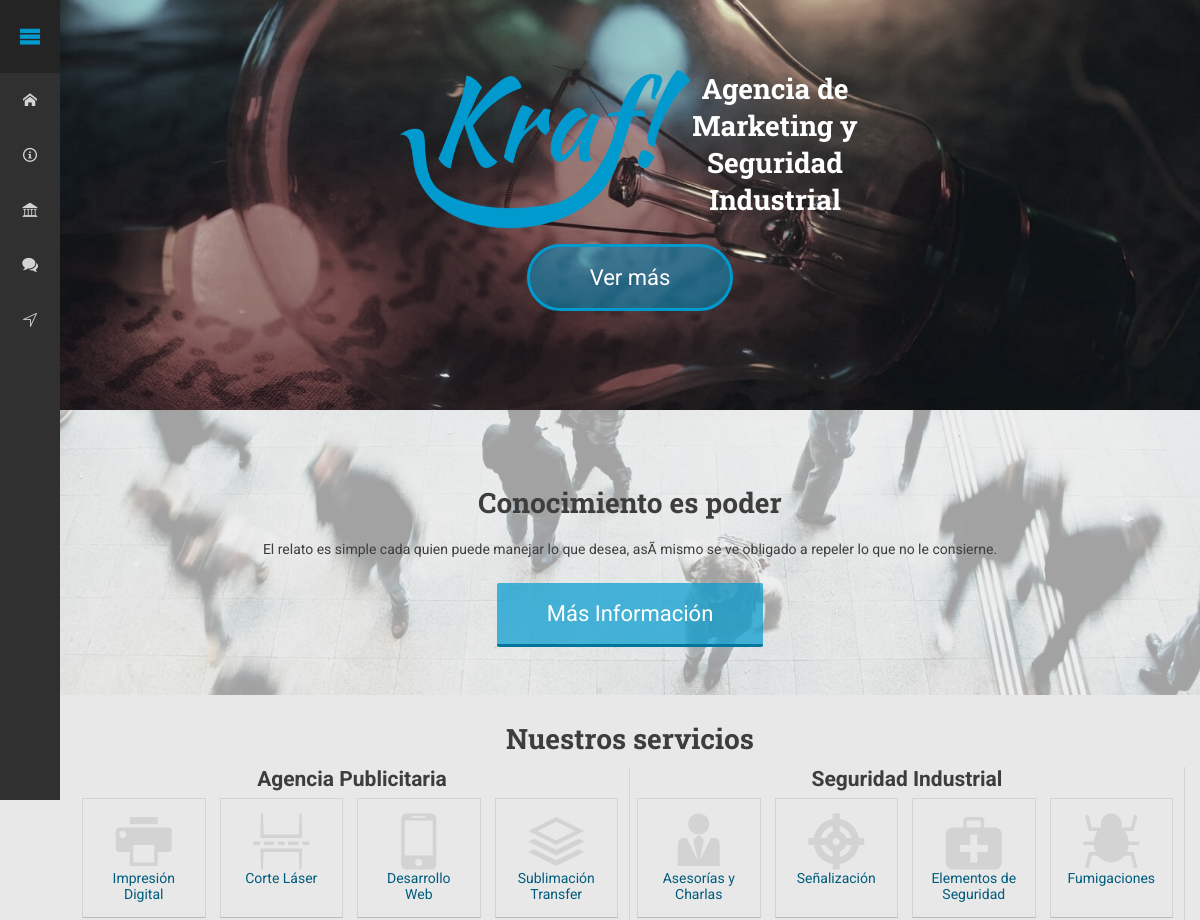
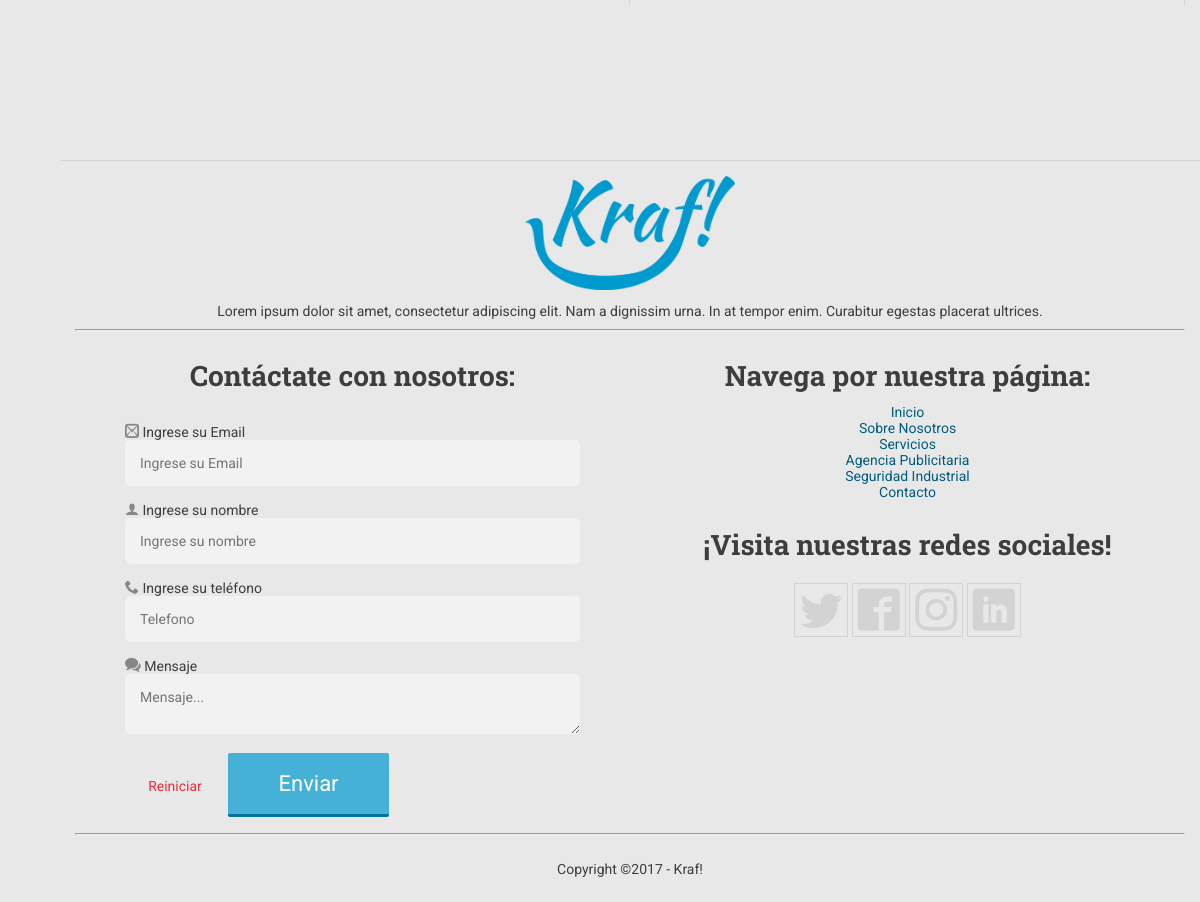
The page / on the database its author committed (2 pictures, top to bottom).
### tables this page shows
CREATE TABLE `TBLDTSINCFOTR` (
  `cmpidprtinc` int(10) NOT NULL,
  `cmptitlnstrs` varchar(120) NOT NULL,
  `cmpcntndinc` text NOT NULL,
  `cmpnmbrpgn` text NOT NULL,
  `cmpfchacntd` datetime NOT NULL DEFAULT CURRENT_TIMESTAMP,
  `cmpstdcntnd` int(2) NOT NULL
);

CREATE TABLE `TBLDTSSERVCSTIP` (
  `cmpidservco` int(5) NOT NULL,
  `cmpnombrsrvco` varchar(35) NOT NULL,
  `cmpstdservco` tinyint(1) NOT NULL
);

CREATE TABLE `TBLDTSSERVCSOPCN` (
  `cmpidservcicnt` int(5) NOT NULL,
  `cmpclsiconserv` varchar(30) NOT NULL,
  `cmpnombservco` varchar(40) NOT NULL,
  `cmpcontndsrvc` text NOT NULL,
  `cmpidservco` int(5) NOT NULL,
  `cmpstdservcio` smallint(1) NOT NULL DEFAULT '1'
);

### includes/ArchvCnctnSstm.php (called while the page is built, shortened)
<?php
class ClscnxSystmKrnllcl{
	private static $VrblCnnxnsqlilcl="";
	protected static $VrblCnsltNrml="";
	private static function FcntnCnxnDBLcl(){
		self::$VrblCnnxnsqlilcl=new mysqli(CTRL_HST,CTRL_NME,CTRL_PAS,CTRL_DBN);
		self::$VrblCnnxnsqlilcl->set_charset('utf8');
		if(self::$VrblCnnxnsqlilcl->connect_error){
			throw new Exception('<script>swal("Ups! Ha Surgido un Problema! Intentalo Mas Tarde!!","","error");</script>');
		}
		else{
			return self::$VrblCnnxnsqlilcl;
		}
	}
	private static function FcntnPssrXcntn(){
		try {
			return self::FcntnCnxnDBLcl();
		} catch (Exception $e) {
			echo $e->getMessage();
		}
	}
	private static function FcntnXcntnCnslt($VrblCnsltSstm,$vrbldtsncsr,$vrbltpdts,$vrblctddts){
		self::$VrblCnsltNrml=self::FcntnPssrXcntn()->prepare($VrblCnsltSstm);
		if(!self::$VrblCnsltNrml=self::FcntnPssrXcntn()->prepare($VrblCnsltSstm)){
			throw new Exception('<script>swal("Ha Ocurrido un Error con el Ingreso Por Favor Informelo","","error");</script>');
		}
		else{
			switch (is_array($vrbldtsncsr)) {
				case false:
					self::$VrblCnsltNrml->bind_param($vrbltpdts,$vrbldtsncsr);
					if(!self::$VrblCnsltNrml->execute()){throw new Exception('<script>swal("Ha Ocurrido un Error con el Ingreso Por Favor Informelo","","error");</script>');}
					else{
						switch($vrblctddts):
							case 1:
								$result=self::$VrblCnsltNrml->get_result();
								$lista=$result->fetch_array(MYSQLI_ASSOC);
								if(count($lista)>=1) return $lista; break;
							case 2:
								$result=self::$VrblCnsltNrml->get_result();
								while($lista=$result->fetch_array(MYSQLI_ASSOC)): $vrbldts[]=$lista; endwhile; return $vrbldts; break;
						endswitch;
					} break;
			}
		}
	}
	public static function FcntnCnstlArch($VrblCnsltArch,$vrbldtsncsr,$vrbltpdts,$vrbltipcnslt=0){
		try {
			return self::FcntnXcntnCnslt($VrblCnsltArch,$vrbldtsncsr,$vrbltpdts,$vrbltipcnslt);
		} catch (Exception $z){
			echo $z->getMessage();
		}
	}
}

### includes/Archvknrlcnslt.php (called while the page is built, shortened)
<?php
include_once("ArchvCnctnSstm.php");
class Clsscntrlcnsql{
	private static $vrblcnrltsql=array();
	private static $vrblmtdoslt;
	public static function getarrydts($vrblarrydts,$vrblmtdcnslt){
		self::$vrblcnrltsql = $vrblarrydts; self::$vrblmtdoslt= new Clsscntrlcnsql;
		if(!is_null(self::$vrblcnrltsql) && !empty(self::$vrblmtdoslt)){
			return self::$vrblmtdoslt->{$vrblmtdcnslt}();
		}else{return false;}
	}
	private function fnctntrdtnstrs(){
		$vrblcntrl=ClscnxSystmKrnllcl::FcntnCnstlArch("SELECT cmptitlnstrs,cmpcntndinc FROM TBLDTSINCFOTR WHERE cmpidprtinc = ?",self::$vrblcnrltsql,"i",1);
		return $vrblcntrl;
	}
	private function fncntntrnmbtipsrv(){
		$vrblcntrl=ClscnxSystmKrnllcl::FcntnCnstlArch("SELECT cmpnombrsrvco FROM TBLDTSSERVCSTIP WHERE cmpidservco = ?",self::$vrblcnrltsql,"i",1);
		return $vrblcntrl;
	}
	private function fcntngetdtsservc(){
		$vrblcntrl=ClscnxSystmKrnllcl::FcntnCnstlArch("SELECT cmpclsiconserv,cmpnombservco FROM TBLDTSSERVCSOPCN WHERE cmpidservco = ?",self::$vrblcnrltsql,"i",2);
		return $vrblcntrl;
	}
}

### models/ModelObjIndx.php (called while the page is built, shortened)
<?php
class ModelObjIndx{
	private $vrblcntrl_tipsrvc;
	public function fnctntrdtsnstrs(){
		return Clsscntrlcnsql::getarrydts(1,"fnctntrdtnstrs");
	}
	public function fnctontrdtstipsrvc($vrblgettipserv){
		$this->vrblcntrl_tipsrvc=$vrblgettipserv; return Clsscntrlcnsql::getarrydts($vrblgettipserv,"fncntntrnmbtipsrv");
	}
	public function fcntngetservcos(){
		return Clsscntrlcnsql::getarrydts($this->vrblcntrl_tipsrvc,"fcntngetdtsservc");
	}
}

### controllers/Index_controller.php (the view, shortened to what this page needs)
<?php
class Index_controller extends ClsCntrllr_AccViws{
    private $modlDtsI;
	public function __construct(){
        $this->modlDtsI = new ModelObjIndx();
	}
	public function index(){
        $this->usrCtrlr = new UsrKraf_controller();
        $this->vrblcntrl_viws->vrblvwndx=$this; $this->vrblcntrl_viws->usrCtrlr = $this->usrCtrlr;
        $this->vrblcntrl_viws->mtd_cntrlrd($this,"index","Kraf - Agencia Publicitaria");
    }
    public function fncn_trrhd(){
    	$this->vrblcntrl_viws->mtd_cntrlrd($this,"head");
    }
    public function fncn_trrmn(){
    	$this->vrblcntrl_viws->mtd_cntrlrd($this,"menu");
    }
    public function fncn_trrin(){
    	$this->vrblcntrl_viws->mtd_cntrlrd($this,"inicio");
    }
    public function fncn_trrfo(){
    	$this->vrblcntrl_viws->mtd_cntrlrd($this,"footer");
    }
    public function fcntn_getdtsnstrs(){
        return $this->modlDtsI->fnctntrdtsnstrs();
    }
    public function fcntncnrtrlsrvcs_tip($vrbltipsrcv){
        print ($this->modlDtsI->fnctontrdtstipsrvc($vrbltipsrcv)['cmpnombrsrvco']);
    }
    public function fnctntrtsrvs(){
        foreach($this->modlDtsI->fcntngetservcos()as$accsun=>$vrblcndts) {
            print('<a href=""><div class="box"><span class="'.$vrblcndts['cmpclsiconserv'].'"></span><br>'.$vrblcndts['cmpnombservco'].'</div></a>');
        }
    }
}

### index.php (shortened to what this page needs)
<?php
$vrblcntrlurl=(isset($_GET["url"])) ? $_GET["url"] : "Index/index";
$vrblcntrlurl=explode("/",$vrblcntrlurl);
$vrblcntrllr=(isset($vrblcntrlurl[0]))?$vrblcntrlurl[0]."_controller":"Index_controller";
$vrblcntmthd=(isset($vrblcntrlurl[1]))?$vrblcntrlurl[1]:"index";
$vrblcntprmt=(isset($vrblcntrlurl[2]) && !is_null($vrblcntrlurl[2]))?$vrblcntrlurl[2]:null;
$vrblpath = "controllers/".$vrblcntrllr.".php";
if(file_exists($vrblpath)) {
	$vrblcntrllr= new $vrblcntrllr();
	if(method_exists($vrblcntrllr,$vrblcntmthd)){
		if(!is_null($vrblcntprmt)) $vrblcntrllr->{$vrblcntmthd}($vrblcntprmt);
		else $vrblcntrllr->{$vrblcntmthd}();
	}
	else{header("Location: ".URL);}
}
else{include_once("views/404.php");}

### libs/CntrlVwsCLs.php (shortened to what this page needs)
<?php
class CntrlVwsCLs{
	public function mtd_cntrlrd($vrblcontrllr,$vrblviw, $vrblttl = ''){
		$vrblpth='views/'.$vrblviw;
		if(file_exists($vrblpth.'.php')){
			require_once($vrblpth.".php");
		}else{
			print("Error: Entrada Invalida");
		}
	}
}

### views/index.php (shortened to what this page needs)
<!DOCTYPE html>
<html lang="es">
<head>
    <?php $this->vrblvwndx->fncn_trrhd(); ?>
</head>
<body>
    <?php $this->vrblvwndx->fncn_trrmn(); ?>
    <div class="contenedor">
	    <section class="cuerpo">
	    		<?php $this->vrblvwndx->fncn_trrin(); ?>
	    </section>
	    <?php $this->vrblvwndx->fncn_trrfo(); ?>
    </div>
</body>
</html>

### views/head.php (shortened to what this page needs)
<link rel="stylesheet" href="<?php print(URL_PBL); ?>js/scrollbar.min.css">
<link rel="stylesheet" href="<?php print(URL_PBL); ?>css/style.css">
<link rel="stylesheet" href="<?php print(URL_PBL); ?>css/animate.css">
<link rel="stylesheet" href="<?php print(URL_PBL); ?>css/font/style.css">
<link rel="stylesheet" href="<?php print(URL_PBL); ?>js/sweetalert.css">

### views/menu.php (shortened to what this page needs)
<nav>
    <ul class="menu1">
        <li class="hamburguer"><a href="#"><button style="height:70px;" class="ripple bt-menu"><span class="icon-menu"></span></button></a></li>
        <li><a href=""><button class="ripple"><span class="icon-home"></span></button></a></li>
        <li><a href=""><button class="ripple"><span class="icon-info"></span></button></a></li>
        <li><a href=""><button class="ripple"><span class="icon-library"></span></button></a></li>
        <li><a href=""><button class="ripple"><span class="icon-bubbles2"></span></button></a></li>
        <li><a href=""><button class="ripple"><span class="icon-compass"></span></button></a></li>
    </ul>
</nav>

### views/inicio.php (shortened to what this page needs)
<header id="inicio">
    <div class="head-elem">
        <h1><a href="index.php"><img class="animated tada" src="<?php print(URL_PBL); ?>/icon/logo2.png" alt="Kraf"></a></h1>
        <h3>Agencia de Marketing y Seguridad Industrial</h3>
        <br><br style="clear:left;"><br style="clear:left;">
        <li><a href="#info1"><button class="ripple oval-btn">Ver más</button></a></li>
    </div>
</header>
<section class="content" id="info1">
    <img src="<?php print(URL_PBL); ?>/post/personas/1.jpg" alt="Desarrollo empresarial">
    <br><br><br><br>
    <h3><?php print $this->vrblvwndx->fcntn_getdtsnstrs()['cmptitlnstrs']; ?></h3>
    <p><?php print $this->vrblvwndx->fcntn_getdtsnstrs()['cmpcntndinc']; ?></p><br>
    <button value="Nosotros" class="ripple btn-a">Más Información</button><br><br><br><br>
</section>
<section class="content" id="servicios" style="padding:15px;">
    <h3>Nuestros servicios</h3>
    <div class="service">
        <h4><?php $this->vrblvwndx->fcntncnrtrlsrvcs_tip(1); ?></h4> <?php $this->vrblvwndx->fnctntrtsrvs(); ?>
    </div>
    <div class="service">
        <h4><?php $this->vrblvwndx->fcntncnrtrlsrvcs_tip(2); ?></h4> <?php $this->vrblvwndx->fnctntrtsrvs(); ?>
    </div>
</section>

### views/footer.php
<footer>
    <section class="content">
        <img src="<?php print(URL_PBL); ?>/post/verde/1.png" alt="">
        <div class="medium" style="width:100%!important;">
            <img style="width:210px;" src="<?php print(URL_PBL); ?>/icon/logo2.png" alt="Kraf!">
            <p>Lorem ipsum dolor sit amet, consectetur adipiscing elit. Nam a dignissim urna. In at tempor enim. Curabitur egestas placerat ultrices.</p>
        </div><hr><br>
        <div class="medium">
            <?php include_once("contact.php"); ?>
        </div>
        <div class="medium">
            <h3>Navega por nuestra página:</h3>
            <li><a href="">Inicio</a></li>
            <li><a href="">Sobre Nosotros</a></li>
            <li><a href="">Servicios</a></li>
            <li><a href="">Agencia Publicitaria</a></li>
            <li><a href="">Seguridad Industrial</a></li>
            <li><a href="">Contacto</a></li>
            <br>
            <h3>¡Visita nuestras redes sociales!</h3><br>
            <a href="" target="_blank"><span class="icon-twitter"></span></a>
            <a href="" target="_blank"><span class="icon-facebook2"></span></a>
            <a href="" target="_blank"><span class="icon-instagram"></span></a>
            <a href="" target="_blank"><span class="icon-linkedin"></span></a>
            <br>
        </div><br style="clear:left;"><br><hr><br>
        <div class="medium" style="width:100%!important"><p>Copyright ©2017 - Kraf!</p></div>
    </section>
</footer>

### views/contact.php
<form action="form.php" method="POST" class="form-group caja contx">
    <h3 style="text-align:center;">Contáctate con nosotros:</h3>
    <h3 class="GraciasMsg"></h3>
    <label for="email"><span class="icon-mail2"></span> Ingrese su Email</label>
    <input type="email" id="email" name="email" class="form-control" required placeholder="Ingrese su Email">
    <br><br>
    <label for="nombre"><span class="icon-user"></span> Ingrese su nombre</label>
    <input type="text" id="nombre" name="nombre" class="form-control" required placeholder="Ingrese su nombre">
    <br><br>
    <label for="tel"><span class="icon-phone"></span> Ingrese su teléfono</label>
    <input type="tel" pattern=".{7,10}" id="tel" name="tel" class="form-control" required placeholder="Telefono">
    <br><br>
    <label for="mensaje"><span class="icon-bubbles2"></span> Mensaje</label><br>
    <textarea style="height: 60px;" name="mensaje" class="form-control" required id="mensaje" rows="4" cols="30" placeholder="Mensaje..."></textarea>
    <br><br><button type="reset" style="color:#EA2D3B;width:100px;" class="ripple btn-ripple" data-ripple-color="#d3d3d3" id="delete" value="Reset" onclick="this.form.reset()">Reiniciar</button>
    <button type="submit" class="ripple btn-a" id="send" value="Enviar" onclick="formulario()">Enviar</button>
</form>

### assets/css/style.css (style rules this page uses)
* { margin:0;padding:0;box-sizing:border-box;-moz-box-sizing:border-box;-webkit-box-sizing:border-box;outline:0;font-family:'Roboto', sans-serif !important;text-decoration:none;list-style:none;font-size:14px; }
body { width:100%;height:100vh;background-color:#E8E8E8; }
a { color:#3c819f;text-decoration:none; }
b, h3 { font-weight:700 }
h1 { font-family:'Roboto Slab',sans-serif!important;font-size:4em; }
h3 { color:#3d3d3d;font-size:2rem;font-family:'Roboto Slab',serif!important; }
h4 { color:#3d3d3d;font-size:1.5rem;font-family:'Roboto',sans-serif!important; }
hr { clear:left;color:rgba(211,211,211,0.6); }
p, input, h3, label, textarea, span { color:#3d3d3d; }
label { cursor:pointer; }
input, textarea { width:100%;max-width:100%;border:0;padding:15px;border-radius:5px;background:rgba(255,255,255,0.4); }
.content { width:100%;height:auto;overflow:hidden;position:relative;text-align:center; }
.content>img { left:0;top:0;position:absolute;height:100%;min-width:100%;z-index:-1;object-fit:cover;opacity:.3; }
.content h3,.content p { position:relative;padding:10px 30px }
.service { width:50%;float:left;border-right:1px solid #d3d3d3; }
.medium { width:calc(100% / 2);float:left;z-index:10; }
form { width:100%;height:auto;overflow:hidden; }
button { position:relative;border:none;outline:none;cursor:pointer;background:none; }
.oval-btn { background:rgba(0,154,207,0.5);border:3px solid #009acf;font-size:22px;color:#fff!important;padding:18px 60px;border-radius:50px;clear:left; }
.btn-ripple { width: 100%;height:55px;margin-top:-17px; }
.btn-a { background:rgba(0,154,207,.7);border-bottom:3px solid #00749c;font-size:22px;color:#fff!important;padding:18px 50px;border-radius:2px; }
.box { background: rgb(#e8e8e8);border:1px solid #d3d3d3;border-bottom:1px solid rgb(186, 186, 186);padding: 15px; }
.ripple { overflow:hidden }
.cuerpo { width:calc(100% - 60px);height:1080px;overflow:auto;float:right; }
header { height:410px;width:100%; }
.head-elem { position:relative;z-index:10;width:460px;margin-left:calc(50% - 230px);top:70px;text-align:center; }
.head-elem img { max-width:290px;width:100%;min-width:110px;float: left; }
.head-elem h3 { color:#fff !important;width:170px;float:left; }
footer { width:calc(100% - 60px);float:right;bottom:0;height:auto;overflow:hidden; }
footer section { border-top:1px solid #d3d3d3;overflow:hidden;padding:15px;text-align:center; }
footer section div a span { font-size:3em;transition:.3s all ease;padding:5px;color:#d3d3d3;border:1px solid #d3d3d3; }
footer form { padding:0 50px;text-align:left!important; }
footer form span { color:#878787!important;transition:.3s all ease; }
ul { height:100vh;background:#303030;float:left;position:fixed; }
.menu1 { z-index:1000;width:60px; }
nav ul li a button { color:#d3d3d3!important;text-align:center;width:100%;height:55px;padding:0 15px; }
nav ul li a button span { color:#d3d3d3; }
.bt-menu span { position:absolute;font-size:23px;left:calc((60px - 23px)/ 2);top:calc((70px - 23px)/ 2) }
.service .box { width:calc(100% / 4 - 15px);float:left;height:120px;margin:7px;transition:.3s all ease; }
.service .box span { font-size:4em;transition:.3s all ease;color:#d3d3d3; }

### rows shown on the page
tbldtsincfotr: cmptitlnstrs "Conocimiento es poder", cmpcntndinc "El relato es simple cada quien puede manejar lo que desea, asÃ­ mismo se ve obligado a repeler lo que no le consierne."
tbldtsservcstip: cmpnombrsrvco "Agencia Publicitaria"
tbldtsservcsopcn: cmpnombservco "Impresión Digital"
tbldtsservcsopcn: cmpnombservco "Corte Láser"
tbldtsservcsopcn: cmpnombservco "Desarrollo Web"
tbldtsservcsopcn: cmpnombservco "Sublimación Transfer"
tbldtsservcstip: cmpnombrsrvco "Seguridad Industrial"
tbldtsservcsopcn: cmpnombservco "Asesorías y Charlas"
tbldtsservcsopcn: cmpnombservco "Señalización"
tbldtsservcsopcn: cmpnombservco "Elementos de Seguridad"
tbldtsservcsopcn: cmpnombservco "Fumigaciones"
